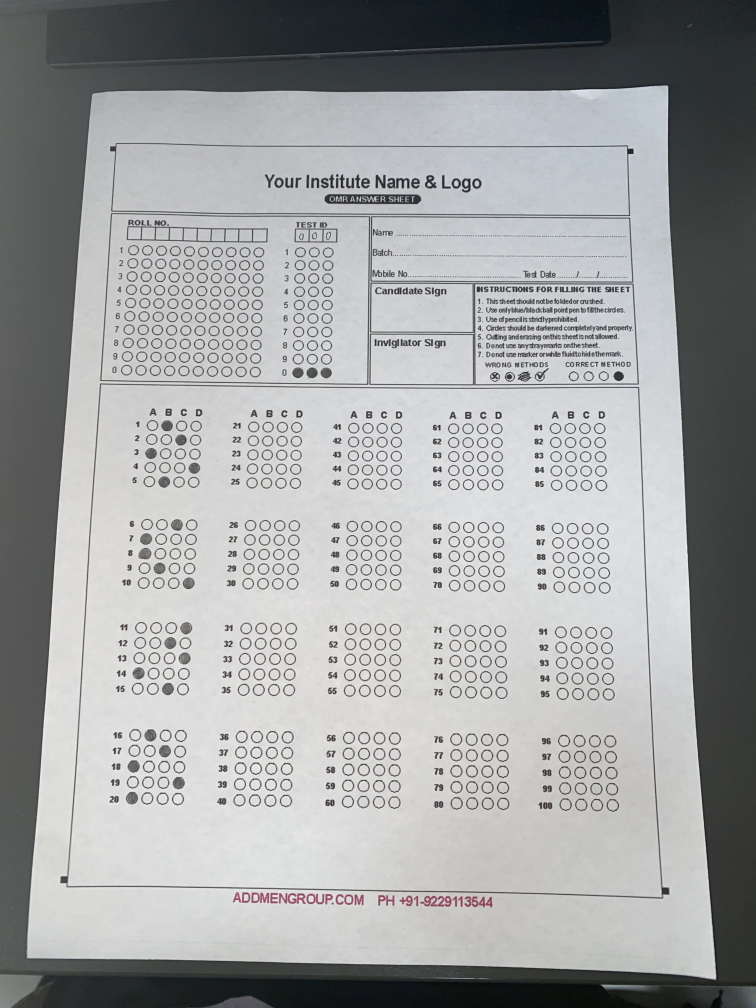
#> input picture assets/images/000.jpg, 3024 x 4032 px (shown at 1/4 size); its folder holds 4 pictures in this run
$ python main.py
#> lines starting #> are read from the running program, lines starting #| are printed output that depends on the picture; after the words box and inside, x2 and y2 are one past the last pixel; in counts of white or black regions, pixels touching at a corner belong together
#> further down, image is the input picture: shape (4032, 3024, 3); mean B, G, R 161.9, 161.4, 160
### image_utils.py
import cv2
import numpy as np

from uuid import uuid4

def biggest_contour(contours: list) -> np.ndarray:

    for contour in contours:

        if cv2.contourArea(contour) > 1000:

            peri = cv2.arcLength(contour, True)
            approx = cv2.approxPolyDP(contour, 0.02 * peri, True)

            if len(approx) == 4:
                return approx

    return None


def find_paper(image: np.ndarray) -> np.ndarray:

    '''
        Find an answer sheet in the image and auto crop it.
    '''
    # define read answersheet image output size
    (max_width, max_height) = (827, 1669)

    img_original = image.copy()

    gray = cv2.cvtColor(image, cv2.COLOR_BGR2GRAY)

    # 1. Standard blur to smooth out noise but retain document edges
    gray = cv2.GaussianBlur(gray, (5, 5), 0)

    # 2. Stronger Canny thresholds to ignore paper texture and focus on strong edges
    edged = cv2.Canny(gray, 75, 200)
#> edged: shape (4032, 3024); 2.5% white in thin lines or dots, all inside (x1, y1, x2, y2) = (107, 169, 2866, 3961)

    # 3. Dilate and erode to close any small gaps in the paper's outline
    kernel = np.ones((5, 5), np.uint8)
    edged = cv2.dilate(edged, kernel, iterations=1)
#> edged: shape (4032, 3024); 11.4% white; 827 white regions, largest, box (x1, y1, x2, y2) and area: (399, 569, 2558, 1544) 141109, (239, 1532, 2680, 3598) 82047, (105, 338, 2868, 3921) 63309
    edged = cv2.erode(edged, kernel, iterations=1)
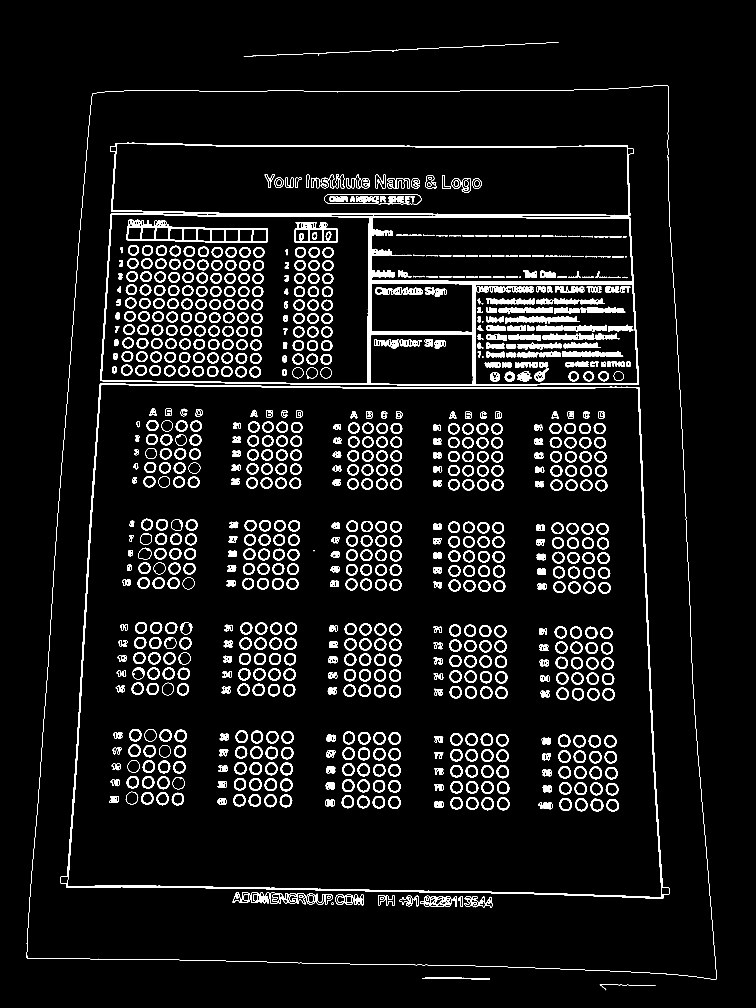
#> edged: shape (4032, 3024) (shown at 1/4 size); 5.8% white; 856 white regions

    (contours, _) = cv2.findContours(edged.copy(), cv2.RETR_TREE, cv2.CHAIN_APPROX_SIMPLE)
#> contours = 2148 contours, 6 with area under 20; largest, box (x1, y1, x2, y2) and area: (107, 340, 2866, 3919) 8805073, (107, 341, 2866, 3919) 8804918, (241, 1534, 2678, 3596) 4574588, (271, 1537, 2648, 3590) 4536809, (401, 571, 2556, 1542) 1998548

    # Sort contours by area, largest first
    contours = sorted(contours, key=cv2.contourArea, reverse=True)[:10]
#> contours = 10 contours; largest, box (x1, y1, x2, y2) and area: (107, 340, 2866, 3919) 8805073, (107, 341, 2866, 3919) 8804918, (241, 1534, 2678, 3596) 4574588, (271, 1537, 2648, 3590) 4536809, (401, 571, 2556, 1542) 1998548

    biggest = biggest_contour(contours)
#> the loop in biggest_contour, `for contour in contours: ` made 1 pass
#> (peri, approx) on pass 1: (12368, [[2671, 343], [369, 376], [109, 3833], [2864, 3917]])
#> biggest = [[2671, 343], [369, 376], [109, 3833], [2864, 3917]]

    # Safety catch in case no 4-point contour is found
    if biggest is None:
        print("Warning: Could not find paper outline. Returning original image.")
        return cv2.resize(img_original, (max_width, max_height))

    cv2.drawContours(image, [biggest], -1, (0, 255, 0), 3)

    # Pixel values in the original image
    points = biggest.reshape(4, 2)
#> points has the same summary as biggest
    input_points = np.zeros((4, 2), dtype="float32")

    points_sum = points.sum(axis=1)
#> points_sum = [3014, 745, 3942, 6781]
    input_points[0] = points[np.argmin(points_sum)]
    input_points[3] = points[np.argmax(points_sum)]

    points_diff = np.diff(points, axis=1)
#> points_diff = [-2328, 7, 3724, 1053]
    input_points[1] = points[np.argmin(points_diff)]
    input_points[2] = points[np.argmax(points_diff)]

    # Desired points values in the output image
    converted_points = np.float32([[0, 0], [max_width, 0], [0, max_height], [max_width, max_height]])

    # Perspective transformation
    matrix = cv2.getPerspectiveTransform(input_points, converted_points)
    img_output = cv2.warpPerspective(img_original, matrix, (max_width, max_height))
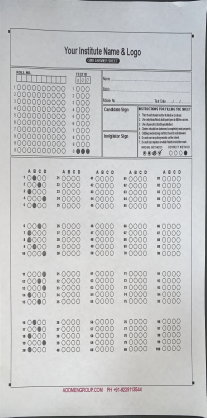
#> img_output: shape (1669, 827, 3) (shown at 1/4 size); mean B, G, R 198.1, 197.2, 196.3

    return img_output


def read_answer(roi: np.ndarray, n_questions: int, debug: bool = True) -> list[int]:
    '''
        Read answer mark from a specific region of the answer sheet and return a result as a list.
    '''
    grey = cv2.cvtColor(roi, cv2.COLOR_BGR2GRAY)
    inp = cv2.GaussianBlur(grey, ksize=(3, 3), sigmaX=1)

    (_, res) = cv2.threshold(inp, 150, 255, cv2.THRESH_BINARY_INV)

    # Dialed down to a 3x3 kernel so lightly shaded pencil marks don't get accidentally erased
    res = cv2.morphologyEx(res, cv2.MORPH_OPEN, np.ones((3, 3), dtype=np.uint8), iterations=1)
    res = cv2.dilate(res, kernel=np.ones((3, 3), dtype=np.uint8), iterations=1)

    if debug:
        cv2.imshow('roi_debug', res)
        cv2.waitKey(0)

    (contours, _) = cv2.findContours(res, cv2.RETR_EXTERNAL, cv2.CHAIN_APPROX_SIMPLE)

    readed = []

    for cnt in contours:
        if cv2.contourArea(cnt) < 20:
            continue

        (x, y, w, h) = cv2.boundingRect(cnt)

        # Calculate the exact center of the bubble instead of the top-left edge
        cx = x + (w / 2.0)
        cy = y + (h / 2.0)

        if debug:
            print(f"Mark center at cx:{cx}, cy:{cy}")

        # 147px total height / 5 questions = 29.4px per row
        question_idx = int(cy / 29.4)

        # 85px total width / 4 choices = 21.25px per column
        choice_idx = int(cx / 21.25)

        if question_idx < 0 or question_idx >= n_questions:
            continue

        if choice_idx < 0 or choice_idx > 3:
            continue

        readed.append((question_idx + 1, choice_idx + 1))

    read = [None] * n_questions

    for (n, choice) in readed:
        read[n - 1] = choice

    return read


def ans_block_read(image: np.ndarray, n_questions: int = 100) -> list[int]:

    '''
        Read answers from all blocks of the main answer sheet.
    '''
    if n_questions > 100 or n_questions < 1:
        raise ValueError("n_questions must be between 1 and 100.")

    # Shifted X-ranges strictly RIGHT (starting at 120 instead of 115 or 110)
    # This safely dodges the printed numbers on the left for both scans and photos.
    col_x_ranges = [
        (120, 205),   # Column 1
        (260, 345),   # Column 2
        (400, 485),   # Column 3
        (540, 625),   # Column 4
        (680, 765),   # Column 5
    ]

    row_y_ranges = [
        ( 698,  845),  # Row-group 1
        ( 888, 1035),  # Row-group 2
        (1078, 1225),  # Row-group 3
        (1268, 1415),  # Row-group 4
    ]

    answers = []

    for (x_start, x_end) in col_x_ranges:
        for (y_start, y_end) in row_y_ranges:

            if len(answers) >= n_questions:
                break

            roi = image[y_start:y_end, x_start:x_end]

            # This calls your updated `read_answer` with the cx/cy logic
            block_answers = read_answer(roi, 5, debug=False)

            if set(block_answers) == {None}:
                answers.extend([None] * 5)
            else:
                answers.extend(block_answers)

        if len(answers) >= n_questions:
            break

    return answers[:n_questions]


def id_block_read(image: np.ndarray, debug: bool = True) -> int:

    '''
        Read the ID from the id section of the answer sheet image
    '''
#> called with debug = False

    img = image[350:625, 305:375]
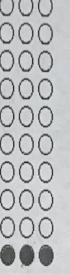
#> img: shape (275, 70, 3); mean B, G, R 188.9, 187, 185.6

    grey = cv2.cvtColor(img, cv2.COLOR_BGR2GRAY)
    inp = cv2.GaussianBlur(grey, ksize = (3, 3), sigmaX = 1)

    (_, res) = cv2.threshold(inp, 150, 255, cv2.THRESH_BINARY_INV)
#> res: shape (275, 70); 17.5% white; 31 white regions (1 under 20 px), largest, box (x1, y1, x2, y2) and area: (0, 245, 15, 266) 257, (19, 245, 35, 266) 255, (39, 245, 54, 266) 249

    res = cv2.morphologyEx(res, cv2.MORPH_OPEN, np.ones((5, 5), dtype=np.uint8), iterations=1)
#> res: shape (275, 70); 3.9% white; 3 white regions, box (x1, y1, x2, y2) and area: (0, 245, 15, 265) 253, (39, 245, 54, 266) 249, (19, 245, 34, 265) 248
    res = cv2.dilate(res, kernel=np.ones((3, 3), dtype=np.uint8), iterations=1)
#> res: shape (275, 70); 5% white; 3 white regions, box (x1, y1, x2, y2) and area: (38, 244, 55, 267) 325, (18, 244, 35, 266) 322, (0, 244, 16, 266) 315

    id_str = ''

    col_width = 23

    for i in range(3):

        col_img = res[:, i * col_width : (i + 1) * col_width]

        # RETR_EXTERNAL only grabs the outer shape of the blobs
        (contours, _) = cv2.findContours(col_img, cv2.RETR_EXTERNAL, cv2.CHAIN_APPROX_NONE)

        if debug:
            from uuid import uuid4
            cv2.imshow(str(uuid4()), col_img)
            cv2.waitKey(0)

        # Filter out any tiny leftover noise specks by area
        valid_contours = [cnt for cnt in contours if cv2.contourArea(cnt) > 20]

        if not valid_contours:
            continue

        # Grab the largest blob in this column (the filled bubble)
        largest_cnt = max(valid_contours, key=cv2.contourArea)
        (x, y, w, h) = cv2.boundingRect(largest_cnt)

        if debug:
            print(f"Col {i} Y-coord: {y}")

        if y in range(0, 26):
            id_str += '1'

        elif y in range(26, 51):
            id_str += '2'

        elif y in range(51, 76):
            id_str += '3'

        elif y in range(76, 101):
            id_str += '4'

        elif y in range(101, 126):
            id_str += '5'

        elif y in range(126, 151):
            id_str += '6'

        elif y in range(151, 176):
            id_str += '7'

        elif y in range(176, 201):
            id_str += '8'

        elif y in range(201, 226):
            id_str += '9'

        elif y in range(226, 285):
            id_str += '0'
#> this loop made 3 passes
#> (w, h) on passes 1 to 3: (16, 22), (12, 22), (9, 23)
#> pass 1, in id_block_read, `col_img = res[:, i * col_width : (i + 1) * col_width]`:
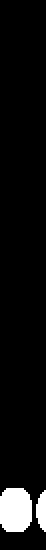
#> col_img: shape (275, 23) (shown 2 times larger); 6.2% white; 2 white regions, box (x1, y1, x2, y2) and area: (0, 244, 16, 266) 315, (18, 245, 23, 266) 77
#> after the loop, id_str = '000'

    if id_str == '':
        return 0

    return int(id_str)


# [11 lines left out: function rotate_image, not called in this run]

### main.py
import os
import cv2
import time

import numpy as np
import pandas as pd

from tqdm import tqdm
from rich import print
from image_utils import id_block_read, find_paper, ans_block_read

pass_score = 5
N_QUESTIONS  = 20

start_time = time.process_time()

imlist = ['./assets/images/' + path for path in os.listdir('./assets/images')]

correct_ans = []
datasets = []

print('Reading answers from the sheet...')

for img in tqdm(imlist, unit='Sheet'):

    image = cv2.imread(img)

    answer_sheet = cv2.resize(find_paper(image), (827, 1669))
    student_id   = id_block_read(answer_sheet, debug=False)
#> student_id = 0
    answers      = ans_block_read(answer_sheet, n_questions=N_QUESTIONS)   # ← all 100 Qs
#> the loop in ans_block_read, `for (x_start, x_end) in col_x_ranges:` made 1 pass
#> pass 1, in read_answer, `inp = cv2.GaussianBlur(grey, ksize=(3, 3), sigmaX=1)`:
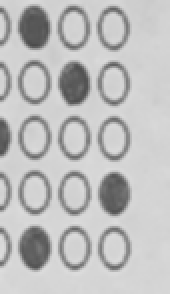
#> inp: shape (147, 85) (shown 2 times larger); min 75, max 220, mean 189.2
#> pass 1, in read_answer, `res = cv2.morphologyEx(res, cv2.MORPH_OPEN, np.ones((3, 3), dtype=np.u..`:
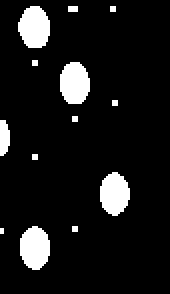
#> res: shape (147, 85) (shown 2 times larger); 9.4% white; 13 white regions (8 under 20 px), largest, box (x1, y1, x2, y2) and area: (9, 3, 25, 24) 264, (10, 113, 25, 135) 259, (30, 31, 45, 52) 256, (50, 86, 65, 108) 250, (0, 60, 5, 78) 75
#> after the loop in ans_block_read, `for (x_start, x_end) in col_x_ranges:`:
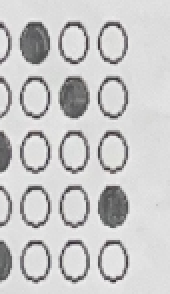
#> roi: shape (147, 85, 3) (shown 2 times larger); mean B, G, R 200.7, 200.5, 201
#> after the loop in ans_block_read, `for (x_start, x_end) in col_x_ranges:`: answers = [1, 2, 1, 3, 1, 2, 1, 1, 1, 3, 3, 2, 3, 1, 2, 1, 2, 2, 3, 1]

    if student_id == 0:
        correct_ans = answers
#> correct_ans has the same summary as answers in ans_block_read

    data = {'id': student_id, 'answers': answers}
#> data = {'id': 0, 'answers': [1, 2, 1, 3, 1, 2, 1, 1, 1, 3, 3, 2, 3, 1, 2, 1, 2, 2, 3, 1]}
    datasets.append(data.copy())
#> pass 2 of the loop `for img in tqdm(imlist, unit='Sheet'):`:
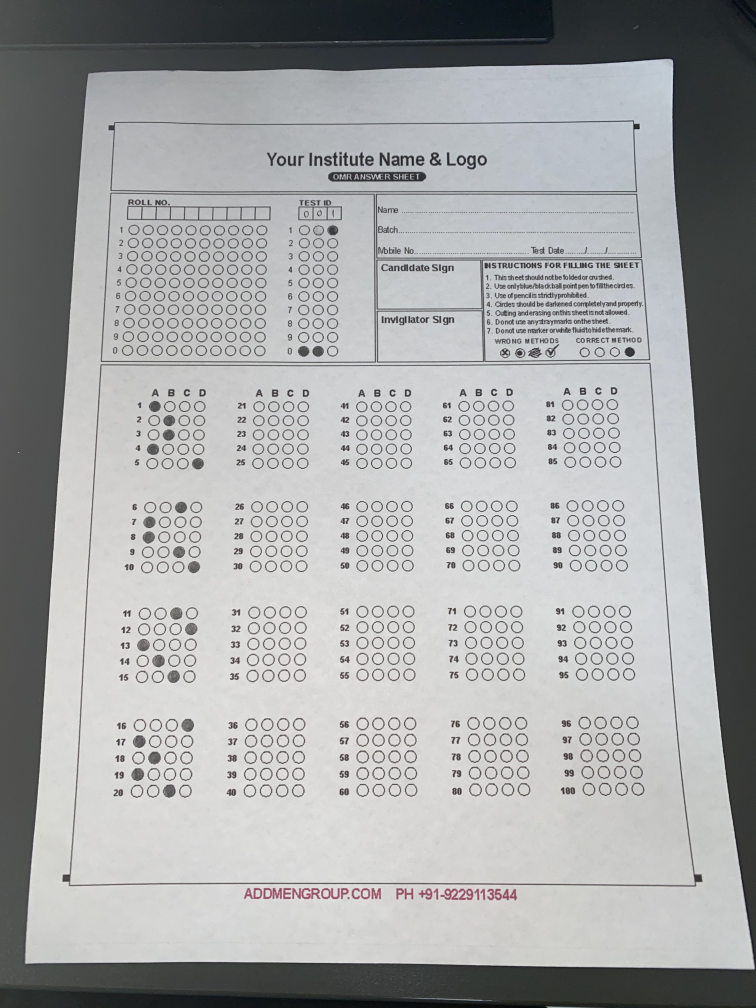
#> input picture assets/images/001.jpg, 3024 x 4032 px (shown at 1/4 size)
#> image is the input picture: shape (4032, 3024, 3); mean B, G, R 165, 164.6, 163.3
#> in find_paper (call 2), `edged = cv2.erode(edged, kernel, iterations=1)`:
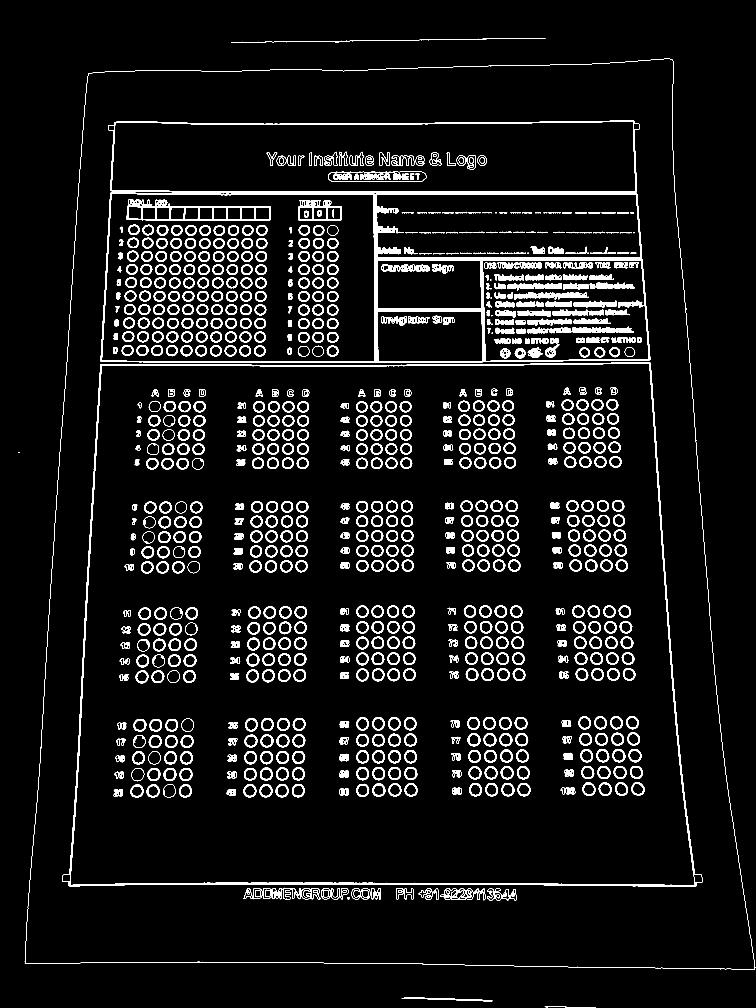
#> edged: shape (4032, 3024) (shown at 1/4 size); 5.9% white; 876 white regions (3 under 20 px)
#> in find_paper (call 2), `(contours, _) = cv2.findContours(edged.copy(), cv2.RETR_TREE, cv2.CHAI..`: contours = 2195 contours, 11 with area under 20; largest, box (x1, y1, x2, y2) and area: (99, 235, 3021, 3880) 9306722, (100, 235, 3020, 3879) 9306478, (249, 1451, 2811, 3548) 4874634, (280, 1454, 2780, 3542) 4834152, (403, 481, 2601, 1452) 2034786
#> in find_paper (call 2), `contours = sorted(contours, key=cv2.contourArea, reverse=True)[:10]`: contours = 10 contours; largest, box (x1, y1, x2, y2) and area: (99, 235, 3021, 3880) 9306722, (100, 235, 3020, 3879) 9306478, (249, 1451, 2811, 3548) 4874634, (280, 1454, 2780, 3542) 4834152, (403, 481, 2601, 1452) 2034786
#> the loop in biggest_contour (call 2), `for contour in contours: ` made 1 pass
#> (peri, approx) on pass 1: (12781.6, [[2688, 238], [352, 295], [101, 3854], [3019, 3876]])
#> biggest = [[2688, 238], [352, 295], [101, 3854], [3019, 3876]]
#> points has the same summary as biggest
#> points_sum = [2926, 647, 3955, 6895]
#> points_diff = [-2450, -57, 3753, 857]
#> matrix = [[0.371, 0.0262, -138.3], [0.0146, 0.6, -182.1], [1.09e-05, 7.15e-05, 1]]
#> the loop in id_block_read (call 2), `for i in range(3): ` made 3 passes
#> (y, w, h) on passes 1 to 2: (248, 17, 23), (249, 13, 22)
#> student_id = 1
#> after the loop in ans_block_read (call 2), `for (x_start, x_end) in col_x_ranges:`:
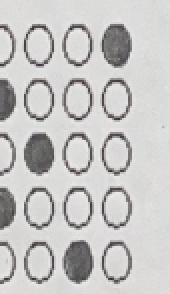
#> roi: shape (147, 85, 3) (shown 2 times larger); mean B, G, R 196.2, 197.5, 198.5
#> after the loop in ans_block_read (call 2), `for (x_start, x_end) in col_x_ranges:`: answers = [1, 1, 1, 1, 3, 2, 1, 1, 2, 3, 2, 3, 1, 1, 2, 3, 1, 3, 1, 2]
#> data = {'id': 1, 'answers': [1, 1, 1, 1, 3, 2, 1, 1, 2, 3, 2, 3, 1, 1, 2, 3, 1, 3, 1, 2]}

# Sort by ID and exclude the answer-key sheet (ID 0)
datasets = sorted(datasets, key=lambda data: data['id'])[1:]

print(f'Correct answers (ID = 0): {correct_ans}')
print(datasets)
cv2.destroyAllWindows()

for (idx, data) in enumerate(datasets):

    datasets[idx]['answers_check'] = []

    for (base, student) in zip(correct_ans, data['answers']):
        datasets[idx]['answers_check'].append(base == student)

for data in datasets:
    unique, counts = np.unique(data['answers_check'], return_counts=True)
    count_map = dict(zip(unique, counts))
    data['correct']   = count_map.get(True,  0)
    data['incorrect'] = count_map.get(False, 0)

df = pd.DataFrame(datasets)
df['pass'] = ['Pass' if d >= pass_score else 'Not pass' for d in df['correct']]

df.to_excel('out.xlsx', index=False)

elapsed_time = time.process_time() - start_time

print(f'Done! Time elapsed: {elapsed_time:.2f} secs')
print(f'Exporting data to excel spreadsheet at: {os.path.abspath("./out.xlsx")}')
